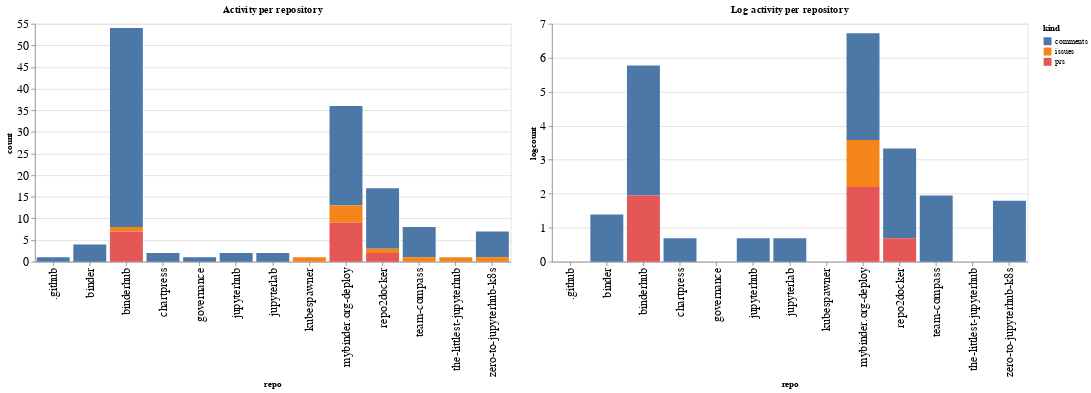

The cell this chart's notebook holds for it:
### Code cell
ch1 = alt.Chart(repo_summaries, width=600, title="Activity per repository").mark_bar().encode(
    x='repo',
    y='count',
    color='kind',
    tooltip="kind"
)

ch2 = alt.Chart(repo_summaries, width=600, title="Log activity per repository").mark_bar().encode(
    x='repo',
    y='logcount',
    color='kind',
    tooltip="kind"
)

ch1 | ch2

### Figure 1 — Vega-Lite specification as saved in the notebook (floating-point values rounded to 4 significant figures)
{"config": {"axisLeft": {"labelFontSize": 15}, "axisBottom": {"labelFontSize": 15}}, "hconcat": [{"mark": "bar", "encoding": {"color": {"type": "nominal", "field": "kind"}, "tooltip": {"type": "nominal", "field": "kind"}, "x": {"type": "nominal", "field": "repo"}, "y": {"type": "quantitative", "field": "count"}}, "title": "Activity per repository", "width": 600}, {"mark": "bar", "encoding": {"color": {"type": "nominal", "field": "kind"}, "tooltip": {"type": "nominal", "field": "kind"}, "x": {"type": "nominal", "field": "repo"}, "y": {"type": "quantitative", "field": "logcount"}}, "title": "Log activity per repository", "width": 600}], "data": {"name": "data-3da558603511379a95ddfecac4fe64b0"}, "$schema": "https://vega.github.io/schema/vega-lite/v4.8.1.json", "datasets": {"data-3da558603511379a95ddfecac4fe64b0": [{"repo": ".github", "kind": "comments", "count": 1, "logcount": 0.0}, {"repo": "binder", "kind": "comments", "count": 4, "logcount": 1.386}, {"repo": "binderhub", "kind": "comments", "count": 46, "logcount": 3.829}, {"repo": "binderhub", "kind": "issues", "count": 1, "logcount": 0.0}, {"repo": "binderhub", "kind": "prs", "count": 7, "logcount": 1.946}, {"repo": "chartpress", "kind": "comments", "count": 2, "logcount": 0.6931}, {"repo": "governance", "kind": "comments", "count": 1, "logcount": 0.0}, {"repo": "jupyterhub", "kind": "comments", "count": 2, "logcount": 0.6931}, {"repo": "jupyterlab", "kind": "comments", "count": 2, "logcount": 0.6931}, {"repo": "kubespawner", "kind": "issues", "count": 1, "logcount": 0.0}, {"repo": "mybinder.org-deploy", "kind": "comments", "count": 23, "logcount": 3.135}, {"repo": "mybinder.org-deploy", "kind": "issues", "count": 4, "logcount": 1.386}, {"repo": "mybinder.org-deploy", "kind": "prs", "count": 9, "logcount": 2.197}, {"repo": "repo2docker", "kind": "comments", "count": 14, "logcount": 2.639}, {"repo": "repo2docker", "kind": "issues", "count": 1, "logcount": 0.0}, {"repo": "repo2docker", "kind": "prs", "count": 2, "logcount": 0.6931}, {"repo": "team-compass", "kind": "comments", "count": 7, "logcount": 1.946}, {"repo": "team-compass", "kind": "issues", "count": 1, "logcount": 0.0}, {"repo": "the-littlest-jupyterhub", "kind": "issues", "count": 1, "logcount": 0.0}, {"repo": "zero-to-jupyterhub-k8s", "kind": "comments", "count": 6, "logcount": 1.792}, {"repo": "zero-to-jupyterhub-k8s", "kind": "issues", "count": 1, "logcount": 0.0}]}}
